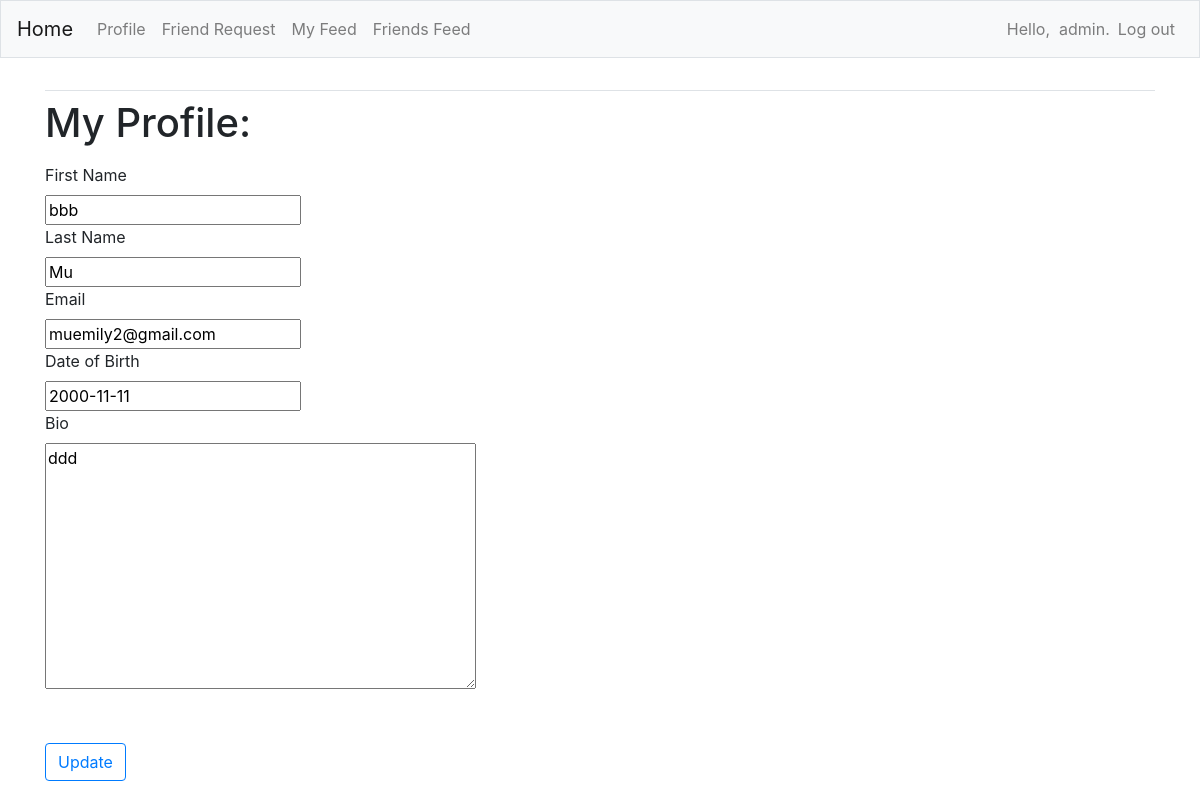
The app's page /profile/ (signed in) with its own data.
### FeedApp/models.py (models this page shows, shortened)
class Profile(models.Model):
    first_name = models.CharField(max_length=200, blank=True)
    last_name = models.CharField(max_length=200, blank=True)
    email = models.EmailField(max_length=300,blank=True)
    dob = models.DateField(null=True,blank=True)
    bio = models.TextField(blank=True)
    user = models.OneToOneField(User,on_delete=models.CASCADE) # User entity
    friends = models.ManyToManyField(User,blank=True,related_name='friends')
    created = models.DateTimeField(auto_now=True)
    update = models.DateTimeField(auto_now_add=True)

### FeedApp/views.py (the view)
# urls.py: path('profile/', views.profile, name='profile'),
@login_required #only after logging in, can access the profile funciton(protection)
def profile(request):
    profile = Profile.objects.filter(user=request.user) # only user that logged on can access information of their own.
    if not profile.exists():
        Profile.objects.create(user=request.user)
    profile = Profile.objects.get(user=request.user) # can use get() only when we are sure the user exists
    if request.method != 'POST':
        form = ProfileForm(instance=profile)
    else:
        form = ProfileForm(instance=profile,data=request.POST)
        if form.is_valid():
            form.save()
            return redirect('FeedApp:index')
    context = {'form':form}
    return render(request,'FeedApp/profile.html',context)

### FeedApp/forms.py
class ProfileForm(forms.ModelForm):
    class Meta:
        model = Profile
        fields = ['first_name', 'last_name', 'email', 'dob', 'bio'] # fields displayed on the webpage
        labels = {'first_name': 'First Name',
                    'last_name': 'Last Name',
                    'email': 'Email',
                    'dob': 'Date of Birth',
                    'bio': 'Bio'} #old lable:new label displayed on the webpage

### FeedApp/templates/FeedApp/profile.html (shortened to what this page needs)
{% extends 'FeedApp/base.html' %}
{% load bootstrap4 %}
{% load crispy_forms_tags %}
{% block content %}
<h1>
    <p>My Profile:</p>
</h1>
<form action="{% url 'FeedApp:profile' %}" method='post'>
    {{ form |crispy}}
    <br><br>
    <button name="submitt" class="btn btn-outline-primary">Update</button>
</form>
{% endblock content %}

### FeedApp/templates/FeedApp/base.html (shortened to what this page needs)
{% load bootstrap4 %}
<!doctype html>
<html lang="en">
<head>
    {% bootstrap_css %}
</head>
<body>
    <nav class='navbar navbar-expand-md navbar-light bg-light mb-4 border'>
        <a class='navbar-brand' href="{% url 'FeedApp:index' %}"">
            Home</a>
            <div class="collapse navbar-collapse" id='navbarCollapse'>
                <ul class="navbar-nav mr-auto">
                    <li class="nav-item">
                        <a class="nav-link" href="{% url 'FeedApp:profile' %}">Profile</a>
                    </li>
                    <li class="nav-item">
                        <a class="nav-link" href="{% url 'FeedApp:friends' %}">Friend Request</a>
                    </li>
                    <li class="nav-item">
                        <a class="nav-link" href="{% url 'FeedApp:myfeed' %}">My Feed</a>
                    </li>
                    <li class="nav-item">
                        <a class="nav-link" href="{% url 'FeedApp:friendsfeed' %}">Friends Feed</a>
                    </li>
                </ul>
                <ul class="navbar-nav ml-auto">
                    {% if user.is_authenticated %}
                    <li class="nav-item">
                        <span class="navbar-text">Hello, &nbsp;{{ user.username }}.</span>
                    </li>
                    <li class="nav-item">
                        <a class="nav-link" href="{% url 'users:logout' %}">Log out</a>
                    </li>
                    {% endif %}
                </ul>
            </div>
    </nav>
    <main role="main" class="container">
        <div class="pb-2 mb-2 border-bottom">
        </div>
        <div>
            {% block content %}
            {% endblock content %}
        </div>
    </main>
</body>
</html>

### records on screen
Profile: first_name "bbb", last_name "Mu", email "muemily2@gmail.com", dob "2000-11-11", bio "ddd"

### other values on screen
{{ user.username }} "admin"
